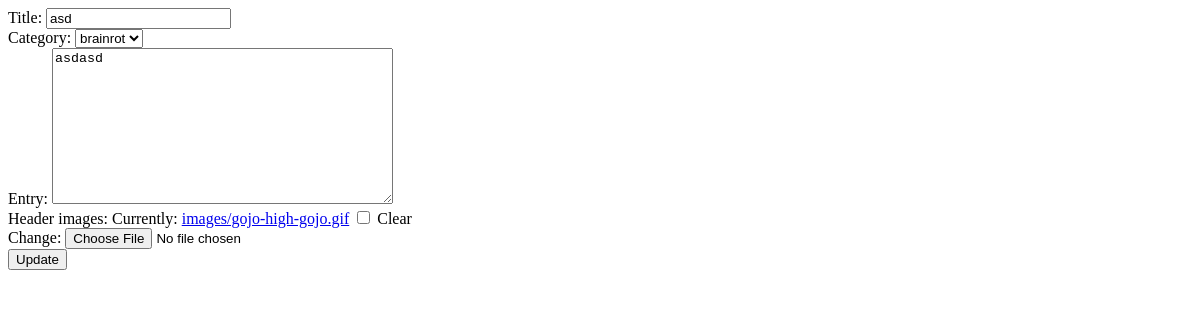
Page /wiki/article/update/3/ (signed in) on the earlier database version.
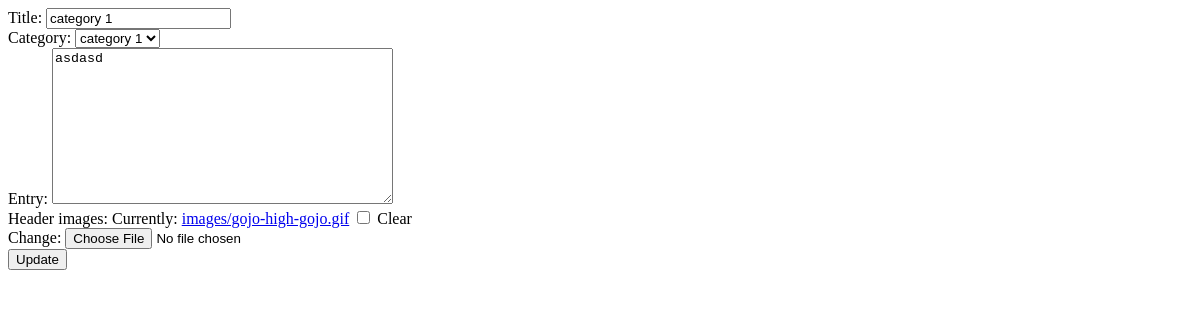
Same page on the later database version.
### wiki/models.py (models this page shows, shortened)
class Article(models.Model):
    title = models.CharField(max_length=255)
    author = models.ForeignKey(Profile, on_delete=models.SET_NULL, null = True, blank = True)
    category = models.ForeignKey(
        ArticleCategory,
        on_delete=models.SET_NULL,
        null=True,
    )
    entry = models.TextField()
    header_images = models.ImageField(upload_to='images/', null = True, blank = True)
    created_on = models.DateTimeField(auto_now_add=True)
    updated_on = models.DateTimeField(auto_now=True)
    class Meta:
        ordering = ['-created_on']

### wiki/views.py (the view, shortened to what this page needs)
# urls.py: path('article/update/<int:pk>/', ArticleUpdateView.as_view(), name = 'article_update'),
class ArticleUpdateView(LoginRequiredMixin, UpdateView):
    model = Article
    form_class = ArticleForm
    template_name = 'wiki/article_update.html'
    def get_context_data(self, **kwargs):
        context = super().get_context_data(**kwargs)
        context['article'] = Article.objects.get(pk=self.object.pk)
        return context

### wiki/forms.py
class ArticleForm(forms.ModelForm):
    class Meta:
        model = Article
        fields = ['title', 'category', 'entry', 'header_images']

### wiki/models.py (called while the page is built)
    def __str__(self):
        return self.name

### templates/wiki/article_update.html (shortened to what this page needs)
<form method="post" enctype="multipart/form-data">
    {{ form }}
    <button type="submit">Update</button>
</form>

Differences in the rows shown:
changed Article "asdasd": title "asd" → "category 1"; category "brainrot" → "category 1"
